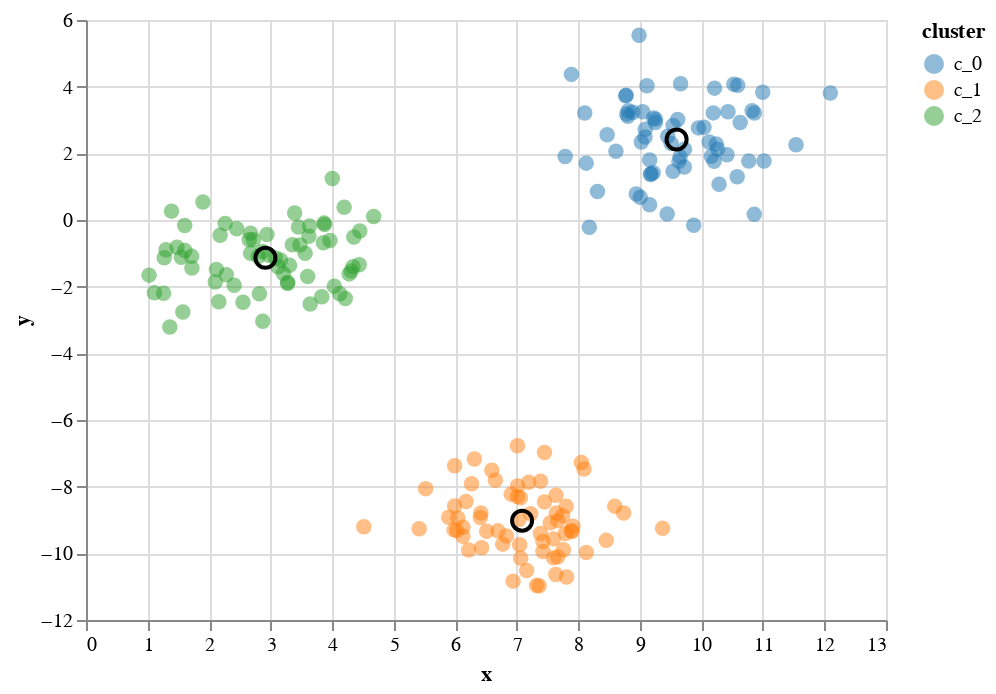

Notebook cell for this chart:
### Markdown cell above
Try executing the code block below until you think the result is stable.

### Code cell
iterate()
plot_result()

### Figure 1 — Vega-Lite specification as saved in the notebook (floating-point values rounded to 4 significant figures; data arrays with more than 128 entries replaced by an {"elided": "..."} marker saying what was removed)
{"$schema": "https://vega.github.io/schema/vega-lite/v3.4.0.json", "config": {"mark": {"tooltip": null}, "view": {"height": 300, "width": 400}}, "datasets": {"data-3068ba4355f50902a4ded5d76b469bd9": [{"x": 9.597, "y": 2.415}, {"x": 7.086, "y": -9.02}, {"x": 2.915, "y": -1.135}], "data-3de2b427936c1ee07ca156a3277e432f": {"elided": "200 records"}}, "layer": [{"data": {"name": "data-3de2b427936c1ee07ca156a3277e432f"}, "encoding": {"color": {"field": "cluster", "scale": {"scheme": "category10"}, "type": "nominal"}, "tooltip": [{"field": "x", "type": "quantitative"}, {"field": "y", "type": "quantitative"}, {"field": "cluster", "type": "nominal"}], "x": {"field": "x", "type": "quantitative"}, "y": {"field": "y", "type": "quantitative"}}, "mark": {"opacity": 0.5, "size": 60, "type": "circle"}, "selection": {"selector015": {"bind": "scales", "encodings": ["x", "y"], "type": "interval"}}}, {"data": {"name": "data-3068ba4355f50902a4ded5d76b469bd9"}, "encoding": {"x": {"field": "x", "type": "quantitative"}, "y": {"field": "y", "type": "quantitative"}}, "mark": {"color": "black", "opacity": 1, "size": 100, "type": "point"}, "selection": {"selector016": {"bind": "scales", "encodings": ["x", "y"], "type": "interval"}}}]}
